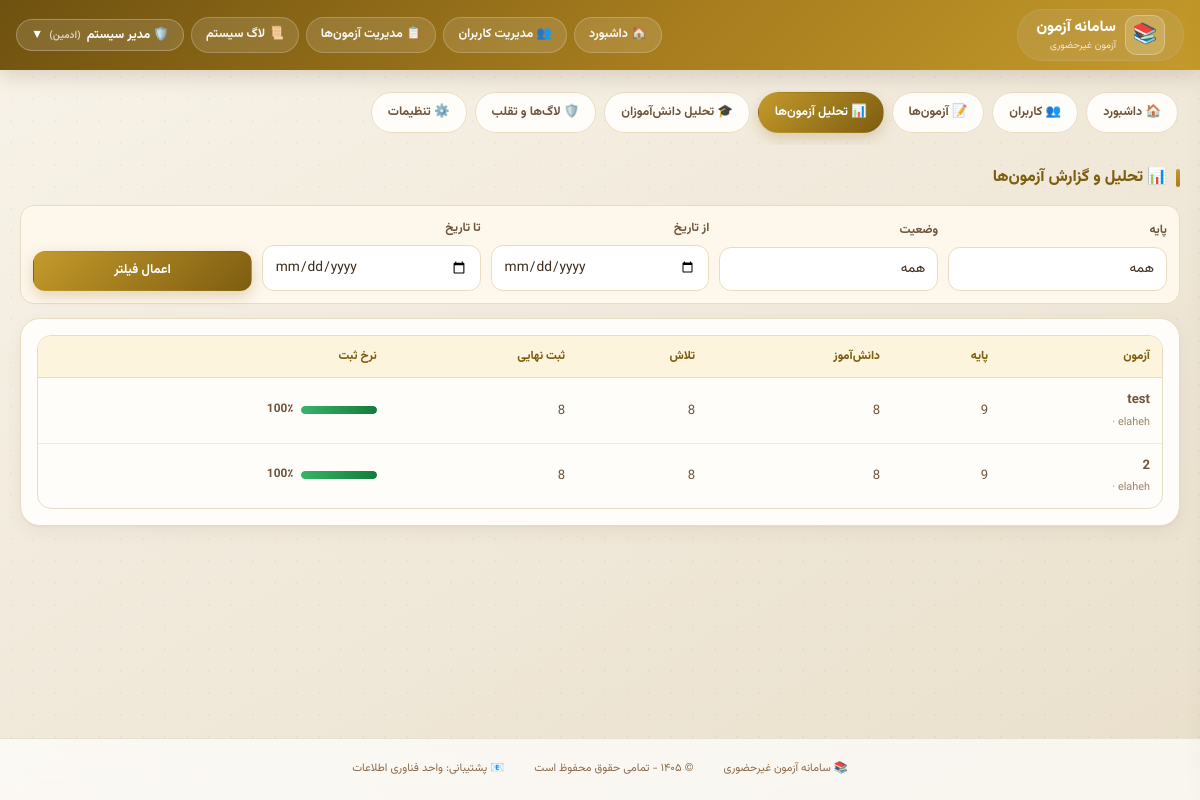
The app's page /admin-panel/analytics/exams/ (signed in) with its own data.
### accounts/models.py (models this page shows, shortened)
class User(AbstractUser):
    ROLE_CHOICES = [
        ('admin', 'ادمین'),
        ('teacher', 'معلم'),
        ('student', 'دانش‌آموز'),
    ]
    role = models.CharField(max_length=10, choices=ROLE_CHOICES, default='student')
    grade = models.ForeignKey(Grade, on_delete=models.SET_NULL, null=True, blank=True)
    student_code = models.CharField(max_length=10, unique=True, null=True, blank=True)
    phone = models.CharField(max_length=15, blank=True)

class Grade(models.Model):
    GRADE_CHOICES = [
        ('7', 'هفتم'),
        ('8', 'هشتم'),
        ('9', 'نهم'),
    ]
    name = models.CharField(max_length=20, choices=GRADE_CHOICES, unique=True)

### exams/models.py (models this page shows, shortened)
class Exam(models.Model):
    title = models.CharField(max_length=200)
    teacher = models.ForeignKey(settings.AUTH_USER_MODEL, on_delete=models.CASCADE,
                                limit_choices_to={'role': 'teacher'})
    grade = models.ForeignKey(Grade, on_delete=models.CASCADE)
    duration_minutes = models.IntegerField()
    start_time = models.DateTimeField()
    end_time = models.DateTimeField()
    students = models.ManyToManyField(settings.AUTH_USER_MODEL, related_name='exams',
                                      limit_choices_to={'role': 'student'})
    is_active = models.BooleanField(default=True)
    show_score_to_student = models.BooleanField(default=False)
    created_at = models.DateTimeField(auto_now_add=True)
    random_questions = models.BooleanField(default=False)
    enable_anti_cheat = models.BooleanField(default=True, verbose_name="فعال کردن سیستم تشخیص تقلب")
    prevent_tab_switch = models.BooleanField(default=True, verbose_name="جلوگیری از تغییر تب")
    prevent_copy_paste = models.BooleanField(default=True, verbose_name="جلوگیری از کپی/پیست")
    track_ip = models.BooleanField(default=True, verbose_name="ردیابی IP")
    TIMER_TYPE_CHOICES = [
        ('floating', 'تایم شناور (از لحظه شروع دانش‌آموز)'),
        ('fixed', 'تایم ثابت (همه تا زمان پایان مشخص)'),
    ]
    timer_type = models.CharField(
        max_length=20,
        choices=TIMER_TYPE_CHOICES,
        default='floating',
        verbose_name="نوع تایمر"
    )
    show_questions_mode = models.CharField(
        max_length=20,
        choices=[('all', 'همه سوالات در یک صفحه'), ('one_by_one', 'هر سوال در یک صفحه')],
        default='one_by_one',
        verbose_name="نحوه نمایش سوالات"
    )
    show_back_button = models.BooleanField(default=True, verbose_name="نمایش دکمه بازگشت به سوال قبلی")
    allow_teacher_answer = models.BooleanField(default=True, verbose_name="معلم می‌تواند پاسخ تشریحی وارد کند")
    show_answers_after_exam = models.BooleanField(default=False,
                                                  verbose_name="نمایش پاسخ صحیح به دانش‌آموز بعد از اتمام")

### admin_panel/views.py (the view)
# urls.py: path('analytics/exams/', views.exam_analytics, name='exam_analytics'),
@login_required
def exam_analytics(request):
    if request.user.role != 'admin':
        raise PermissionDenied('دسترسی غیرمجاز')
    grade_id = request.GET.get('grade')
    status = request.GET.get('status')
    date_from = request.GET.get('date_from')
    date_to = request.GET.get('date_to')
    exams = Exam.objects.all()
    if grade_id:
        exams = exams.filter(grade_id=grade_id)
    if status == 'active':
        exams = exams.filter(is_active=True)
    elif status == 'inactive':
        exams = exams.filter(is_active=False)
    if date_from:
        exams = exams.filter(created_at__gte=date_from)
    if date_to:
        exams = exams.filter(created_at__lte=date_to)
    exams = exams.annotate(
        students_count=Count('students'),
        attempts_count=Count('examattempt'),
        submitted_count=Count('examattempt', filter=Q(examattempt__status='submitted'))
    )
    grades = Grade.objects.all()
    return render(request, 'admin_panel/exam_analytics.html', {
        'exams': exams,
        'grades': grades,
        'selected_grade': grade_id,
        'selected_status': status,
        'date_from': date_from,
        'date_to': date_to,
    })

### exams/context_processors.py (called while the page is built)
def announcements(request):
    user = getattr(request, 'user', None)
    if user is None or not getattr(user, 'is_authenticated', False) or user.role != 'student':
        return {}
    qs = Announcement.objects.filter(Q(grade__isnull=True) | Q(grade_id=user.grade_id))
    return {'bell_announcements': list(qs[:8]), 'bell_count': qs.count()}

### student_panel/templatetags/jalali_tags.py (called while the page is built)
@register.filter
def to_jalali(date):
    if not date:
        return ''
    try:
        jalali_date = jdatetime.datetime.fromgregorian(datetime=date)
        return jalali_date.strftime('%Y/%m/%d %H:%M')
    except:
        return date.strftime('%Y/%m/%d %H:%M')

### templates/admin_panel/exam_analytics.html (shortened to what this page needs)
{% extends 'base.html' %}
{% load static %}
{% load jalali_tags %}
{% block content %}
{% include 'admin_panel/_admin_nav.html' %}
<div class="page-title">📊 تحلیل و گزارش آزمون‌ها</div>
<form class="filters" method="get">
    <div class="filter-group">
        <label>پایه</label>
        <select name="grade">
            <option value="">همه</option>
        </select>
    </div>
    <div class="filter-group">
        <label>وضعیت</label>
        <select name="status">
            <option value="">همه</option>
        </select>
    </div>
    <div class="filter-group"><label>از تاریخ</label><input type="date" name="date_from" value="{{ date_from }}"></div>
    <div class="filter-group"><label>تا تاریخ</label><input type="date" name="date_to" value="{{ date_to }}"></div>
    <button type="submit" class="btn btn-filter"> اعمال فیلتر</button>
</form>
<div class="card" style="margin-top:14px;">
    {% if exams %}
    <table>
        <thead>
        <tr><th>آزمون</th><th>پایه</th><th>دانش‌آموز</th><th>تلاش</th><th>ثبت نهایی</th><th>نرخ ثبت</th></tr>
        </thead>
        <tbody>
        {% for e in exams %}
        <tr>
            <td><b>{{ e.title }}</b><div style="font-size:.68rem; color:var(--ink3);">{{ e.teacher.get_full_name|default:e.teacher.username }} · {{ e.created_at|to_jalali }}</div></td>
            <td>{{ e.grade.name|default:'—' }}</td>
            <td>{{ e.students_count }}</td>
            <td>{{ e.attempts_count }}</td>
            <td>{{ e.submitted_count }}</td>
            <td>
                {% widthratio e.submitted_count e.students_count 100 as rate %}
                <span style="display:inline-flex; align-items:center; gap:8px; min-width:110px;">
                    <span class="bar-wrap" style="flex:1;"><span class="bar-fill ok" style="display:block; width:{{ rate|default:'0' }}%;"></span></span>
                    <b style="font-size:.74rem;">{{ rate|default:'0' }}٪</b>
                </span>
            </td>
        </tr>
        {% endfor %}
        </tbody>
    </table>
    {% else %}
    <div class="empty-state">🔍 آزمونی با این فیلترها یافت نشد.</div>
    {% endif %}
</div>
{% endblock %}

### templates/base.html (shortened to what this page needs)
<!DOCTYPE html>
<html dir="rtl" lang="fa">
<head>
    {% load static %}
    <link rel="stylesheet" href="{% static 'css/site.css' %}?v=1">
</head>
<body>
<div class="navbar">
    <div class="nav-container">
        <div class="logo">
            <span class="logo-icon">📚</span>
            <div>
                <div class="logo-text">سامانه آزمون</div>
                <div class="logo-sub">آزمون غیرحضوری</div>
            </div>
        </div>
        <div class="nav-links">
            {% if user.is_authenticated %}
                {% if user.role == 'admin' %}
                    <a href="{% url 'admin_dashboard' %}" class="nav-link">🏠 داشبورد</a>
                    <a href="{% url 'manage_users' %}" class="nav-link">👥 مدیریت کاربران</a>
                    <a href="{% url 'manage_exams' %}" class="nav-link">📋 مدیریت آزمون‌ها</a>
                    <a href="{% url 'system_logs' %}" class="nav-link">📜 لاگ سیستم</a>
                {% elif user.role == 'teacher' %}
                    <a href="{% url 'teacher_dashboard' %}" class="nav-link">🏠 داشبورد</a>
                    <a href="{% url 'create_exam' %}" class="nav-link">➕ آزمون جدید</a>
                    <a href="{% url 'question_bank' %}" class="nav-link">📚 بانک سوال</a>
                    <a href="{% url 'groups' %}" class="nav-link">👥 گروه‌ها</a>
                {% endif %}
                <div class="dropdown" id="userDropdown">
                    <button class="dropdown-btn" id="dropdownBtn">
                        {% if user.role == 'admin' %}🛡️
                        {% elif user.role == 'teacher' %}👨‍🏫
                        {% else %}👤{% endif %}
                        {{ user.get_full_name|default:user.username }}
                        <span style="font-size: 10px; opacity: 0.7;">
                            ({% if user.role == 'admin' %}ادمین{% elif user.role == 'teacher' %}معلم{% else %}دانش‌آموز{% endif %})
                        </span>
                        ▼
                    </button>
                </div>
            {% else %}
                <a href="{% url 'login' %}" class="nav-link">🔐 ورود</a>
            {% endif %}
        </div>
    </div>
</div>
<div class="main-content">
    {% block content %}{% endblock %}
</div>
<div class="footer">
    <div class="footer-content">
        <span>📚 سامانه آزمون غیرحضوری</span>
        <span>© ۱۴۰۵ - تمامی حقوق محفوظ است</span>
        <span>📧 پشتیبانی: واحد فناوری اطلاعات</span>
    </div>
</div>
</body>
</html>

### templates/base.html (style rules this page uses)
* { margin: 0; padding: 0; box-sizing: border-box; }
body { font-family: 'Vazirmatn', 'Segoe UI', Tahoma, system-ui, sans-serif; background: linear-gradient(145deg, #f8f6f2 0%, #f0ece4 100%); min-height: 100vh; display: flex; flex-direction: column; }
.navbar { position: sticky; top: 0; z-index: 1000; background: rgba(255, 255, 255, 0.75); backdrop-filter: blur(16px); -webkit-backdrop-filter: blur(16px); border-bottom: 1px solid rgba(200, 180, 140, 0.4); box-shadow: 0 4px 20px rgba(0, 0, 0, 0.05); }
.nav-container { max-width: 1400px; margin: 0 auto; display: flex; justify-content: space-between; align-items: center; padding: 10px 24px; gap: 15px; }
.logo { display: flex; align-items: center; gap: 10px; background: rgba(200, 180, 140, 0.2); padding: 5px 18px; border-radius: 50px; border: 1px solid rgba(200, 180, 140, 0.3); transition: all 0.3s; }
.logo-icon { font-size: 26px; }
.logo-text { font-size: 17px; font-weight: 700; color: #5a3e2b; }
.logo-sub { font-size: 9px; color: #8b6b4a; }
.nav-links { display: flex; gap: 10px; align-items: center; flex-wrap: wrap; }
.nav-link { color: #5a3e2b; text-decoration: none; padding: 8px 18px; border-radius: 40px; transition: all 0.25s; font-size: 0.8rem; font-weight: 600; background: rgba(200, 180, 140, 0.12); border: 1px solid rgba(200, 180, 140, 0.2); }
.dropdown { position: relative; }
.dropdown-btn { background: rgba(200, 180, 140, 0.15); border: 1px solid rgba(200, 180, 140, 0.25); color: #5a3e2b; padding: 8px 18px; border-radius: 40px; cursor: pointer; font-size: 0.8rem; font-weight: 600; display: flex; align-items: center; gap: 8px; transition: all 0.25s; }
.main-content { flex: 1; max-width: 1400px; margin: 20px auto; padding: 0 20px; width: 100%; }
.footer { background: rgba(255, 255, 255, 0.7); backdrop-filter: blur(12px); border-top: 1px solid rgba(200, 180, 140, 0.35); padding: 20px; text-align: center; color: #8b6b4a; font-size: 0.7rem; margin-top: 40px; }
.footer-content { max-width: 1400px; margin: 0 auto; display: flex; justify-content: center; gap: 30px; flex-wrap: wrap; }

### records on screen
User: get_full_name "مدیر سیستم"
Exam: title "test", grade.name "9", students_count "8", attempts_count "8", submitted_count "8", rate "100"
Exam: title "2", grade.name "9", students_count "8", attempts_count "8", submitted_count "8", rate "100"
